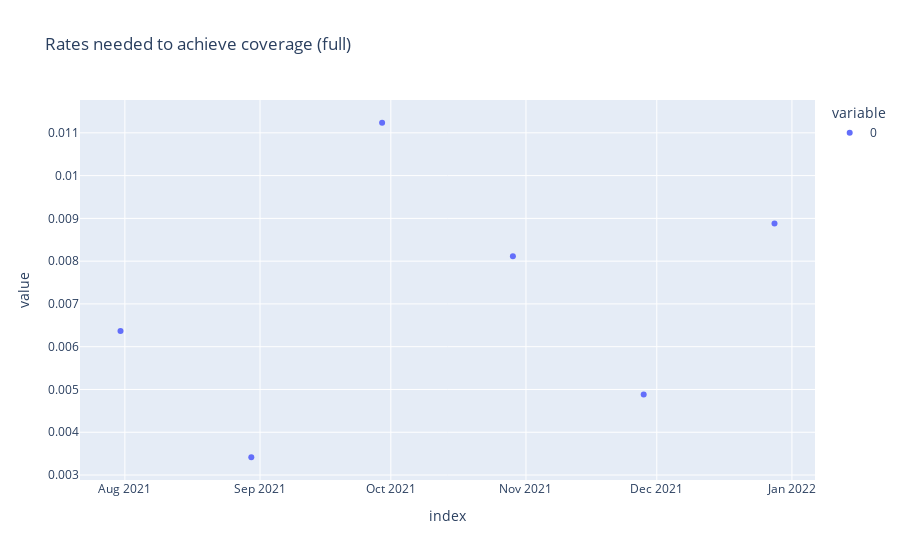

Source (notebook cell):
### Code cell
pd.Series(
    vaccination_rates2, 
    index=ref_times_to_dti(COVID_BASE_DATE, coverage_times[1:])
).plot(
    kind="scatter",
    title="Rates needed to achieve coverage (full)",
)

### Figure 1 — Plotly figure (JSON) as saved in the notebook; plotly's stock layout.template omitted (floating-point values rounded to 4 significant figures)
{"data": [{"hovertemplate": "variable=0<br>index=%{x}<br>value=%{y}<extra></extra>", "legendgroup": "0", "marker": {"color": "#636efa", "symbol": "circle"}, "mode": "markers", "name": "0", "orientation": "v", "showlegend": true, "type": "scatter", "x": ["2021-07-31T00:00:00", "2021-08-30T00:00:00", "2021-09-29T00:00:00", "2021-10-29T00:00:00", "2021-11-28T00:00:00", "2021-12-28T00:00:00"], "xaxis": "x", "y": [0.006364, 0.003416, 0.01124, 0.008117, 0.004883, 0.008882], "yaxis": "y"}], "layout": {"legend": {"title": {"text": "variable"}, "tracegroupgap": 0}, "title": {"text": "Rates needed to achieve coverage (full)"}, "xaxis": {"anchor": "y", "domain": [0, 1], "title": {"text": "index"}}, "yaxis": {"anchor": "x", "domain": [0, 1], "title": {"text": "value"}}}}
